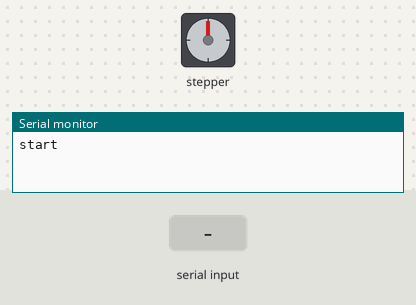
The sketch below on a simulated Arduino Uno, built with avr-gcc and run on an emulated ATmega328P. Shown: stepper motor, the last lines printed to the serial monitor. Inputs (shaded band) come from the test bench. Stepper angles assume 48 steps per turn.

Above: at 1.2 s.
1.3 s: "90,45\n" received over Serial
At 3.35 s:
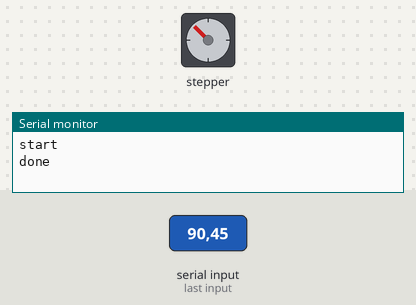
4.3 s: "30,150\n" received over Serial
At 4.6 s:
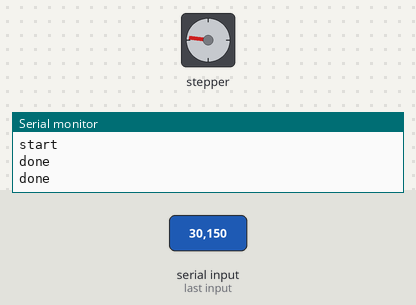
7.3 s: "5\n" received over Serial
At 7.62 s:
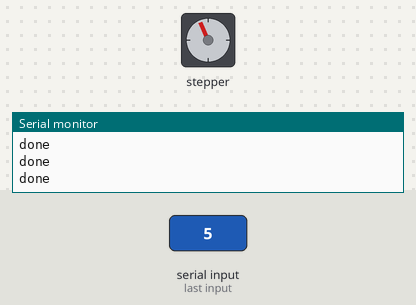
10.3 s: "90,45\n" received over Serial
13.3 s: "90\n" received over Serial
At 15.2 s:
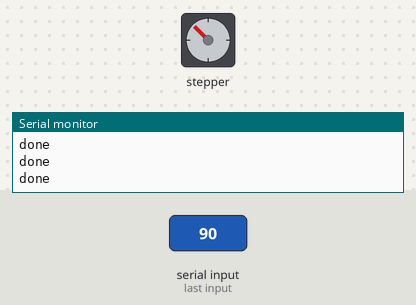
Timing chart, 0 to 16.7 s (numbered marks = the images above; inputs shaded):
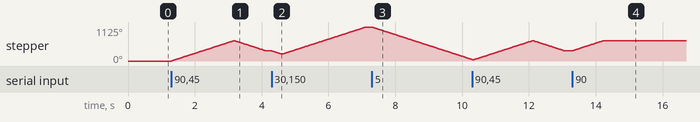

The sketch:

cambalance.ino
```cpp
#include <Stepper.h>

const int stepsPerRevolution = 48;

// initialize the stepper library on pins 8 through 11:
Stepper myStepper(stepsPerRevolution, 8, 9, 10, 11);
int currentSteps = 0;

void setup() {
  // set the speed at 60 rpm:
  myStepper.setSpeed(60);
  // initialize the serial port:
  Serial.begin(9600);
  Serial.println("start");
}

void loop() {
  int steps = Serial.parseInt();

  if (steps != 0)
  {
    int stepsToDo = steps - currentSteps;

    myStepper.step(stepsToDo);
    currentSteps = steps;
    Serial.println("done");
  }
}
```

Measured:
- after the input at 1.3 s, stepper: turns 675° clockwise in 1.9 s, then 338° counter-clockwise in 0.92 s
- after the input at 4.3 s, stepper: turns 112° counter-clockwise in 0.29 s, then 900° clockwise in 2.5 s
- after the input at 7.3 s, stepper: keeps turning counter-clockwise at about 360°/s, starting at once
- after the input at 13.3 s, stepper: turns 338° clockwise in 0.92 s, starting at once
